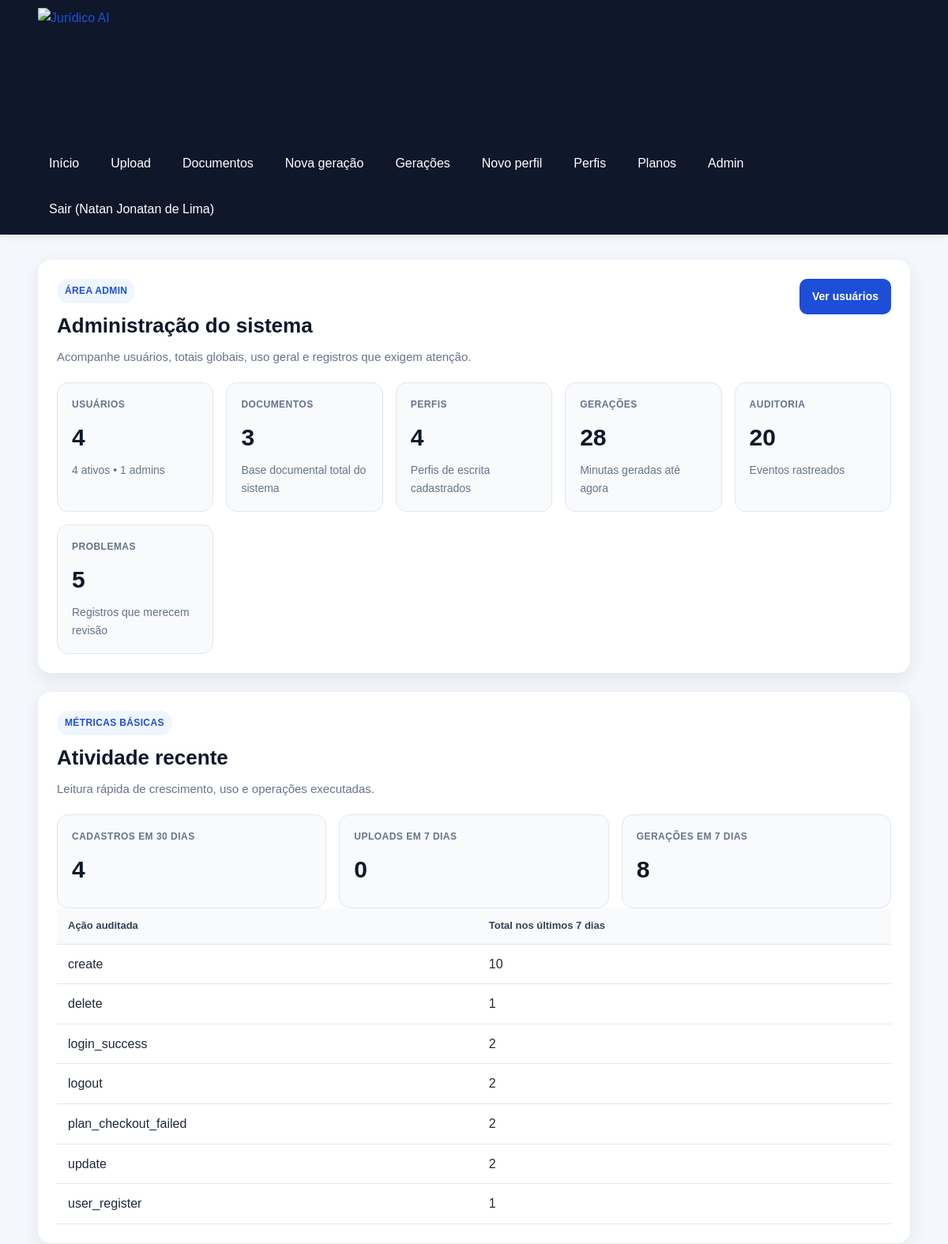
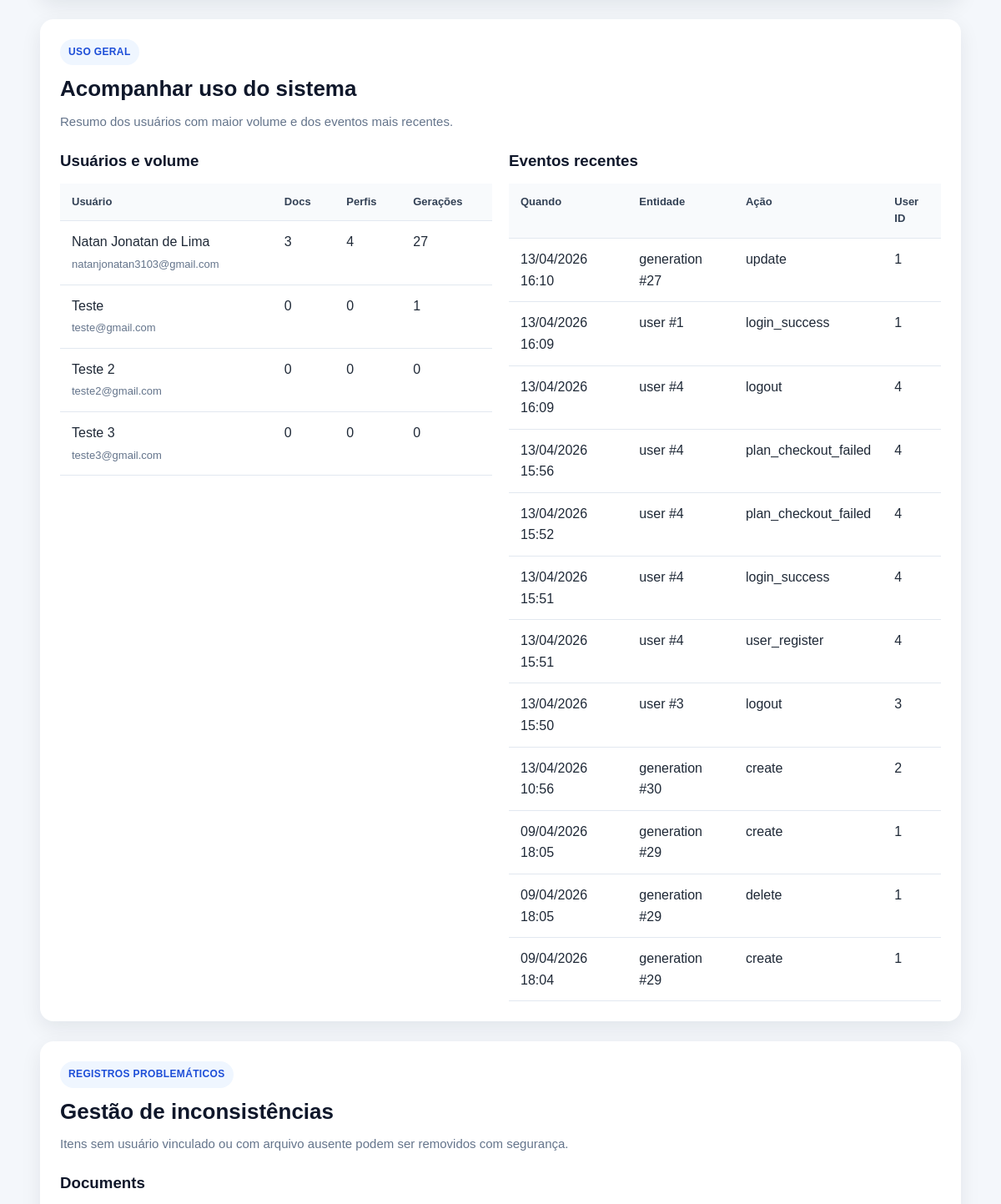
Page /admin (signed in, upper part) on the earlier database version (2 pictures, top to bottom).
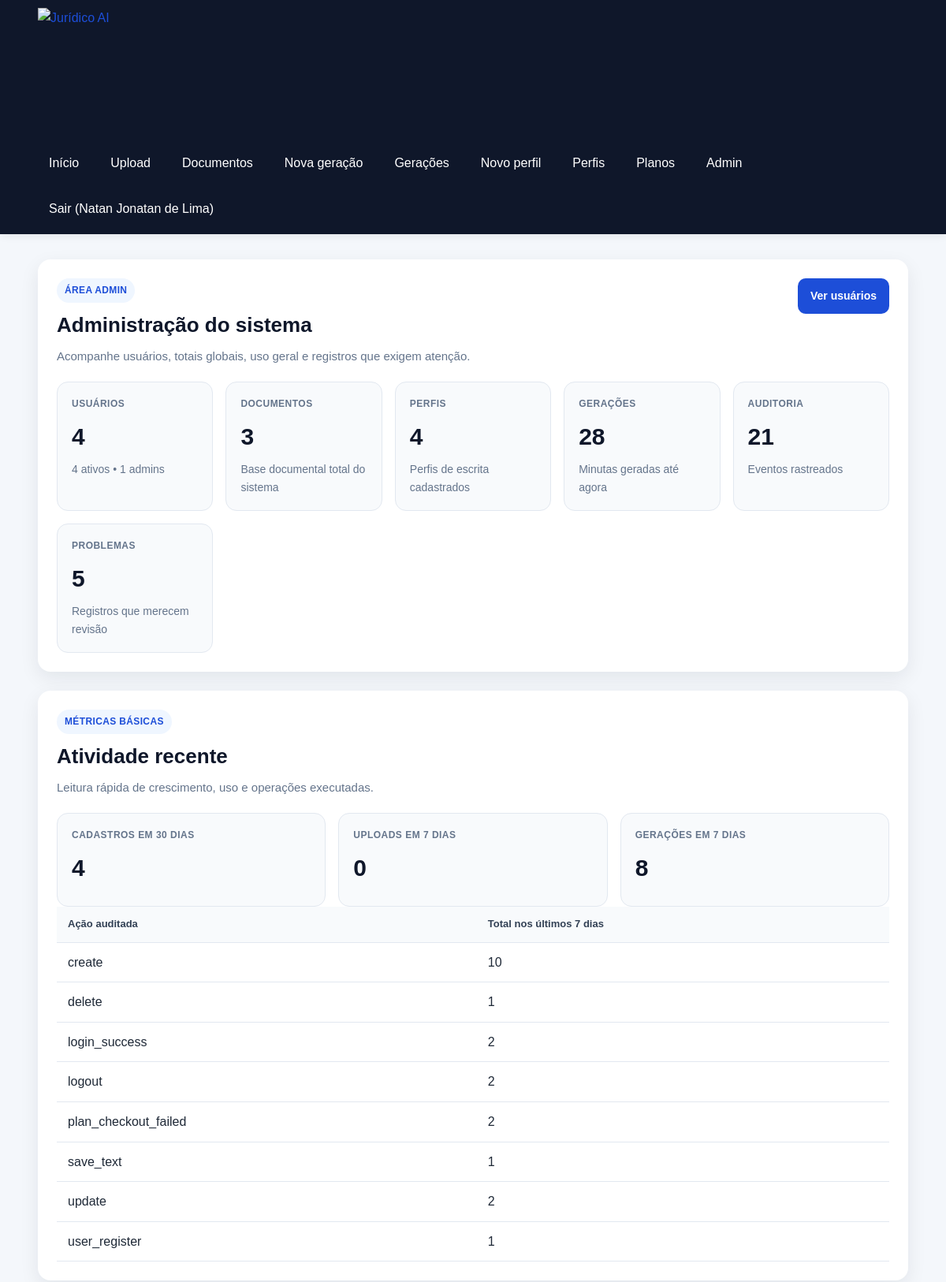
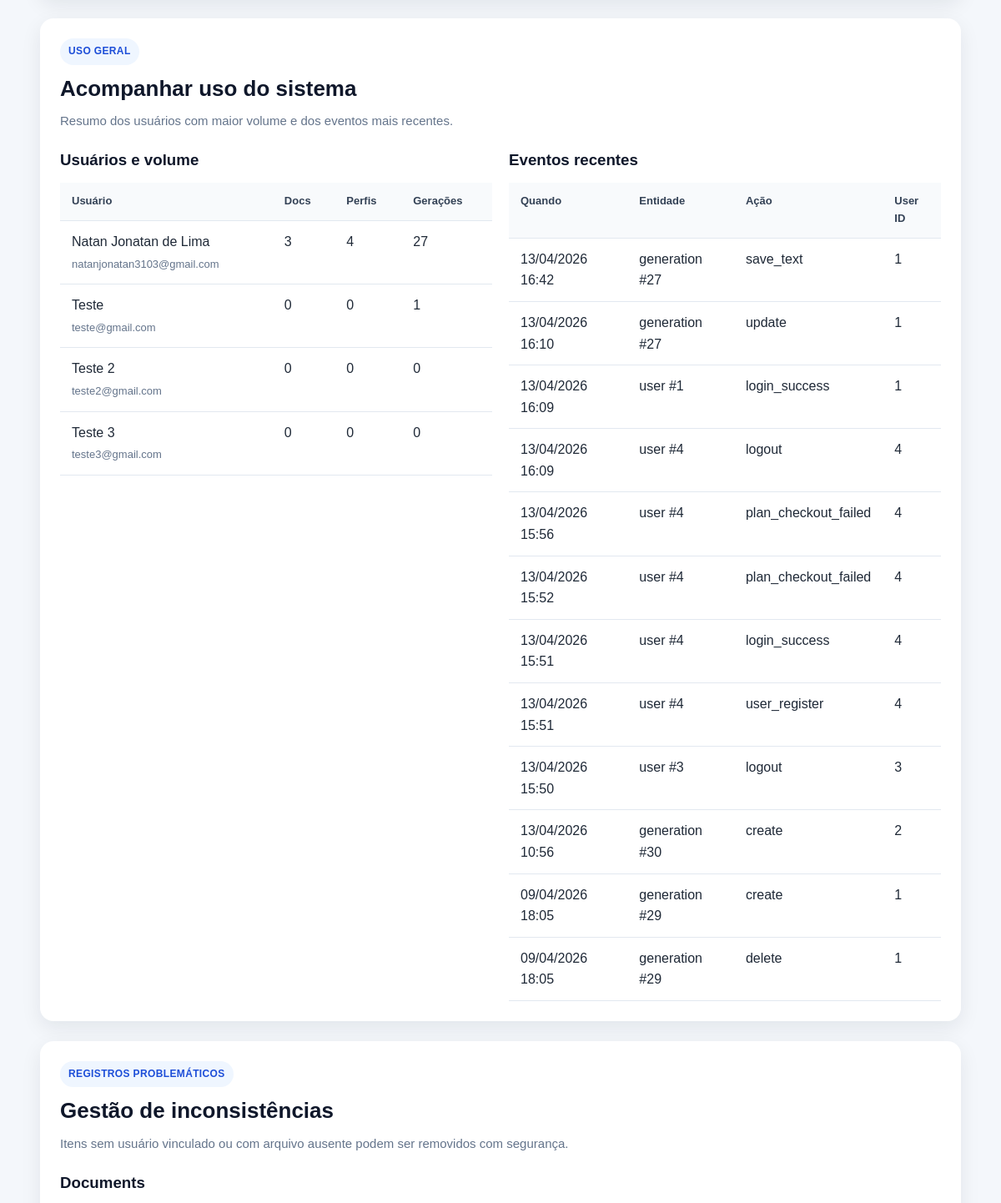
Same page on the later database version (2 pictures, top to bottom).
### app/models/user.py (models this page shows, shortened)
class User(Base):
    __tablename__ = "users"
    id = Column(Integer, primary_key=True, index=True)
    full_name = Column(String(150), nullable=False)
    email = Column(String(255), nullable=False, unique=True, index=True)
    password_hash = Column(String(255), nullable=False)
    is_active = Column(Boolean, default=True, nullable=False)
    is_admin = Column(Boolean, default=False, nullable=False)
    plan_slug = Column(String(50), default="free", nullable=False, index=True)
    created_at = Column(DateTime, default=agora_brasil, nullable=False, index=True)
    updated_at = Column(DateTime, default=agora_brasil, onupdate=agora_brasil, nullable=False)

### app/models/audit_log.py (models this page shows, shortened)
class AuditLog(Base):
    __tablename__ = "audit_logs"
    id = Column(Integer, primary_key=True, index=True)
    user_id = Column(Integer, ForeignKey("users.id", ondelete="CASCADE"), nullable=True, index=True)
    entity_type = Column(String(50), nullable=False, index=True)
    entity_id = Column(Integer, nullable=False, index=True)
    action = Column(String(50), nullable=False, index=True)
    entity_version = Column(Integer, nullable=False, default=1)
    payload = Column(Text, nullable=False)
    created_at = Column(DateTime, default=agora_brasil, nullable=False, index=True)

### app/routers/admin.py (the view)
@router.get("")
def admin_dashboard(
    request: Request,
    db: Session = Depends(get_db),
    admin: User = Depends(get_admin_user),
):
    totais = obter_totais_sistema(db)
    metricas = obter_metricas_basicas_admin(db)
    uso_geral = obter_uso_geral_sistema(db)
    problematicos = listar_registros_problematicos(db)
    totais_problematicos = sum(len(itens) for itens in problematicos.values())
    return templates.TemplateResponse(
        "admin_dashboard.html",
        {
            "request": request,
            "title": "Administração do sistema",
            "admin": admin,
            "totais": totais,
            "metricas": metricas,
            "uso_geral": uso_geral,
            "problematicos": problematicos,
            "totais_problematicos": totais_problematicos,
            "sucesso": request.query_params.get("sucesso"),
            "erro": request.query_params.get("erro"),
        },
    )

### app/templates/admin_dashboard.html (shortened to what this page needs)
{% extends "base.html" %}
{% block content %}
<section class="card">
    <div class="cabecalho-pagina">
        <div>
            <span class="etiqueta-secao">Área admin</span>
            <h2>Administração do sistema</h2>
            <p class="texto-suave">
                Acompanhe usuários, totais globais, uso geral e registros que exigem atenção.
            </p>
        </div>
        <div class="acoes-topo">
            <a class="botao" href="/admin/users">Ver usuários</a>
        </div>
    </div>
    <div class="admin-grid-resumo">
        <article class="admin-card-resumo">
            <span class="admin-card-label">Usuários</span>
            <strong>{{ totais.usuarios }}</strong>
            <p>{{ totais.usuarios_ativos }} ativos • {{ totais.admins }} admins</p>
        </article>
        <article class="admin-card-resumo">
            <span class="admin-card-label">Documentos</span>
            <strong>{{ totais.documentos }}</strong>
            <p>Base documental total do sistema</p>
        </article>
        <article class="admin-card-resumo">
            <span class="admin-card-label">Perfis</span>
            <strong>{{ totais.perfis }}</strong>
            <p>Perfis de escrita cadastrados</p>
        </article>
        <article class="admin-card-resumo">
            <span class="admin-card-label">Gerações</span>
            <strong>{{ totais.geracoes }}</strong>
            <p>Minutas geradas até agora</p>
        </article>
        <article class="admin-card-resumo">
            <span class="admin-card-label">Auditoria</span>
            <strong>{{ totais.auditorias }}</strong>
            <p>Eventos rastreados</p>
        </article>
        <article class="admin-card-resumo">
            <span class="admin-card-label">Problemas</span>
            <strong>{{ totais_problematicos }}</strong>
            <p>Registros que merecem revisão</p>
        </article>
    </div>
</section>
<section class="card">
    <div class="cabecalho-pagina">
        <div>
            <span class="etiqueta-secao">Métricas básicas</span>
            <h2>Atividade recente</h2>
            <p class="texto-suave">Leitura rápida de crescimento, uso e operações executadas.</p>
        </div>
    </div>
    <div class="admin-grid-resumo">
        <article class="admin-card-resumo">
            <span class="admin-card-label">Cadastros em 30 dias</span>
            <strong>{{ metricas.cadastros_30_dias }}</strong>
        </article>
        <article class="admin-card-resumo">
            <span class="admin-card-label">Uploads em 7 dias</span>
            <strong>{{ metricas.uploads_7_dias }}</strong>
        </article>
        <article class="admin-card-resumo">
            <span class="admin-card-label">Gerações em 7 dias</span>
            <strong>{{ metricas.geracoes_7_dias }}</strong>
        </article>
    </div>
    <div class="admin-table-wrapper">
        <table class="tabela-admin">
            <thead>
                <tr>
                    <th>Ação auditada</th>
                    <th>Total nos últimos 7 dias</th>
                </tr>
            </thead>
            <tbody>
                {% if metricas.acoes_auditoria_7_dias %}
                    {% for item in metricas.acoes_auditoria_7_dias %}
                        <tr>
                            <td>{{ item.acao }}</td>
                            <td>{{ item.total }}</td>
                        </tr>
                    {% endfor %}
                {% else %}
                    <tr>
                        <td colspan="2">Nenhuma atividade auditada recente.</td>
                    </tr>
                {% endif %}
            </tbody>
        </table>
    </div>
</section>
<section class="card">
    <div class="cabecalho-pagina">
        <div>
            <span class="etiqueta-secao">Uso geral</span>
            <h2>Acompanhar uso do sistema</h2>
            <p class="texto-suave">Resumo dos usuários com maior volume e dos eventos mais recentes.</p>
        </div>
    </div>
    <div class="admin-grid-duplo">
        <div>
            <h3 class="admin-subtitulo">Usuários e volume</h3>
            <div class="admin-table-wrapper">
                <table class="tabela-admin">
                    <thead>
                        <tr>
                            <th>Usuário</th>
                            <th>Docs</th>
                            <th>Perfis</th>
                            <th>Gerações</th>
                        </tr>
                    </thead>
                    <tbody>
                        {% for usuario in uso_geral.usuarios %}
                            <tr>
                                <td>{{ usuario.full_name }}<br><span class="texto-pequeno">{{ usuario.email }}</span></td>
                                <td>{{ usuario.documentos }}</td>
                                <td>{{ usuario.perfis }}</td>
                                <td>{{ usuario.geracoes }}</td>
                            </tr>
                        {% endfor %}
                    </tbody>
                </table>
            </div>
        </div>
        <div>
            <h3 class="admin-subtitulo">Eventos recentes</h3>
            <div class="admin-table-wrapper">
                <table class="tabela-admin">
                    <thead>
                        <tr>
                            <th>Quando</th>
                            <th>Entidade</th>
                            <th>Ação</th>
                            <th>User ID</th>
                        </tr>
                    </thead>
                    <tbody>
                        {% if uso_geral.eventos_recentes %}
                            {% for evento in uso_geral.eventos_recentes %}
                                <tr>
                                    <td>{{ evento.created_at.strftime("%d/%m/%Y %H:%M") if evento.created_at else "-" }}</td>
                                    <td>{{ evento.entity_type }} #{{ evento.entity_id }}</td>
                                    <td>{{ evento.action }}</td>
                                    <td>{{ evento.user_id or "-" }}</td>
                                </tr>
                            {% endfor %}
                        {% else %}
                            <tr>
                                <td colspan="4">Nenhum evento recente.</td>
                            </tr>
                        {% endif %}
                    </tbody>
                </table>
            </div>
        </div>
    </div>
</section>
<section class="card">
    <div class="cabecalho-pagina">
        <div>
            <span class="etiqueta-secao">Registros problemáticos</span>
            <h2>Gestão de inconsistências</h2>
            <p class="texto-suave">Itens sem usuário vinculado ou com arquivo ausente podem ser removidos com segurança.</p>
        </div>
    </div>
    {% for chave, itens in problematicos.items() %}
        <div class="admin-problemas-bloco">
            <h3 class="admin-subtitulo">{{ chave.replace("_", " ").title() }}</h3>
        </div>
    {% endfor %}
</section>
{% endblock %}

### app/templates/base.html (shortened to what this page needs)
<!DOCTYPE html>
<html lang="pt-BR">
<head>
    <link rel="stylesheet" href="{{ url_for('static', path='css/style.css') }}?v=7.8">
</head>
<body>
    <header class="topo">
        <div class="container topo-conteudo">
            <a href="/" class="marca-link" aria-label="Ir para a página inicial do Jurídico AI">
                <img
                    src="{{ url_for('static', path='img/logo-juridico-ai-sem-fundo.png') }}"
                    alt="Jurídico AI"
                    class="logo-juridico"
                >
            </a>
            <nav class="menu">
                <a href="/">Início</a>
                <a href="/documents/upload">Upload</a>
                <a href="/documents">Documentos</a>
                <a href="/generations/create">Nova geração</a>
                <a href="/generations">Gerações</a>
                <a href="/writing-profiles/create">Novo perfil</a>
                <a href="/writing-profiles">Perfis</a>
                <a href="/plans">Planos</a>
                {% if request.session.get("is_admin") %}
                <a href="/admin">Admin</a>
                {% endif %}
                {% if request.session.get("user_id") %}
                <form method="post" action="/auth/logout" class="menu-logout-form">
                    <button type="submit" class="menu-logout-button">
                        Sair{% if request.session.get("user_name") %} ({{ request.session.get("user_name") }}){% endif %}
                    </button>
                </form>
                {% endif %}
            </nav>
        </div>
    </header>
    <main class="container pagina-conteudo">
        {% block content %}{% endblock %}
    </main>
</body>
</html>

### app/static/css/style.css (style rules this page uses)
* { margin: 0; padding: 0; box-sizing: border-box; }
body { font-family: Arial, Helvetica, sans-serif; background: #f4f7fb; color: #1f2937; line-height: 1.6; }
a { color: #1d4ed8; text-decoration: none; }
.container { width: min(1180px, 92%); margin: 0 auto; }
.topo { background: #0f172a; color: #ffffff; padding: 10px 0; box-shadow: 0 2px 10px rgba(0, 0, 0, 0.08); }
.topo-conteudo { display: flex; justify-content: space-between; align-items: center; gap: 24px; flex-wrap: wrap; }
.marca-link { display: flex; align-items: center; text-decoration: none; flex-shrink: 0; }
.logo-juridico { display: block; height: 150px; width: auto; max-width: 100%; }
.menu { display: flex; gap: 12px; flex-wrap: wrap; }
.menu a { color: #ffffff; padding: 10px 14px; border-radius: 8px; transition: background 0.2s ease; }
.menu-logout-form { margin: 0; }
.menu-logout-button { border: 0; background: transparent; color: #ffffff; padding: 10px 14px; border-radius: 8px; cursor: pointer; font: inherit; transition: background 0.2s ease; }
.pagina-conteudo { padding: 32px 0; }
.card { background: #ffffff; border-radius: 16px; padding: 24px; box-shadow: 0 8px 24px rgba(15, 23, 42, 0.08); margin-bottom: 24px; }
.cabecalho-pagina { display: flex; justify-content: space-between; align-items: flex-start; gap: 16px; flex-wrap: wrap; margin-bottom: 20px; }
.cabecalho-pagina h2 { font-size: 26px; color: #0f172a; margin-bottom: 6px; }
.etiqueta-secao { display: inline-block; margin-bottom: 8px; padding: 6px 10px; border-radius: 999px; background: #eff6ff; color: #1d4ed8; font-size: 12px; font-weight: 700; letter-spacing: 0.03em; text-transform: uppercase; }
.texto-suave { color: #64748b; font-size: 15px; }
.texto-pequeno { color: #64748b; font-size: 13px; margin-top: 4px; }
.acoes-topo { display: flex; gap: 10px; flex-wrap: wrap; }
.botao, button.botao { display: inline-flex; align-items: center; justify-content: center; background: #1d4ed8; color: #ffffff; border: none; border-radius: 10px; padding: 11px 16px; font-size: 14px; font-weight: bold; cursor: pointer; transition: background 0.2s ease, transform 0.2s ease, opacity 0.2s ease; }
.admin-grid-resumo { display: grid; grid-template-columns: repeat(auto-fit, minmax(180px, 1fr)); gap: 16px; }
.admin-grid-duplo { display: grid; grid-template-columns: repeat(auto-fit, minmax(320px, 1fr)); gap: 20px; }
.admin-card-resumo { background: #f8fafc; border: 1px solid #e2e8f0; border-radius: 14px; padding: 18px; }
.admin-card-label { display: block; color: #64748b; font-size: 12px; font-weight: 700; letter-spacing: 0.04em; text-transform: uppercase; margin-bottom: 8px; }
.admin-card-resumo strong { display: block; font-size: 30px; color: #0f172a; margin-bottom: 6px; }
.admin-card-resumo p { color: #64748b; font-size: 14px; }
.admin-subtitulo { margin-bottom: 12px; color: #0f172a; }
.admin-table-wrapper { overflow-x: auto; }
.tabela-admin { width: 100%; border-collapse: collapse; }
.tabela-admin th, .tabela-admin td { text-align: left; padding: 12px 14px; border-bottom: 1px solid #e2e8f0; vertical-align: top; }
.tabela-admin th { background: #f8fafc; color: #334155; font-size: 13px; }
form { display: flex; flex-direction: column; gap: 14px; }
.botao, button.botao, .botao-perigo { gap: 8px; }

Differences in the rows shown:
no longer on this page (row unchanged): AuditLog: created_at "09/04/2026 18:04", entity_type "generation", entity_id "29", action "create", user "1", shown under "Eventos recentes"
added AuditLog: acao "save_text", total "1", created_at "13/04/2026 16:42", entity_type "generation", entity_id "27", action "save_text", user "1"
Other differences:
{{ totais.auditorias }}: "20" → "21"
